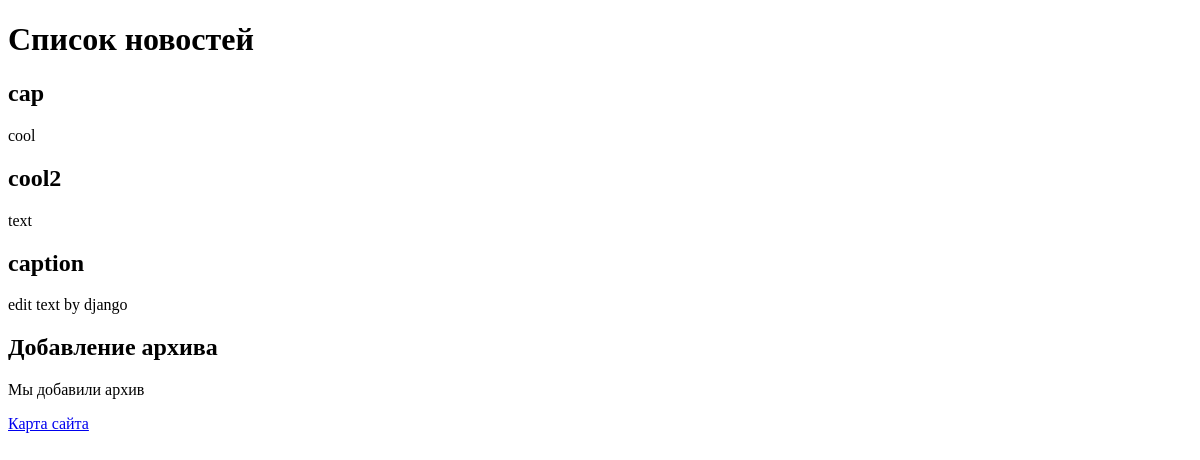
/, run on an earlier commit of the app's database.
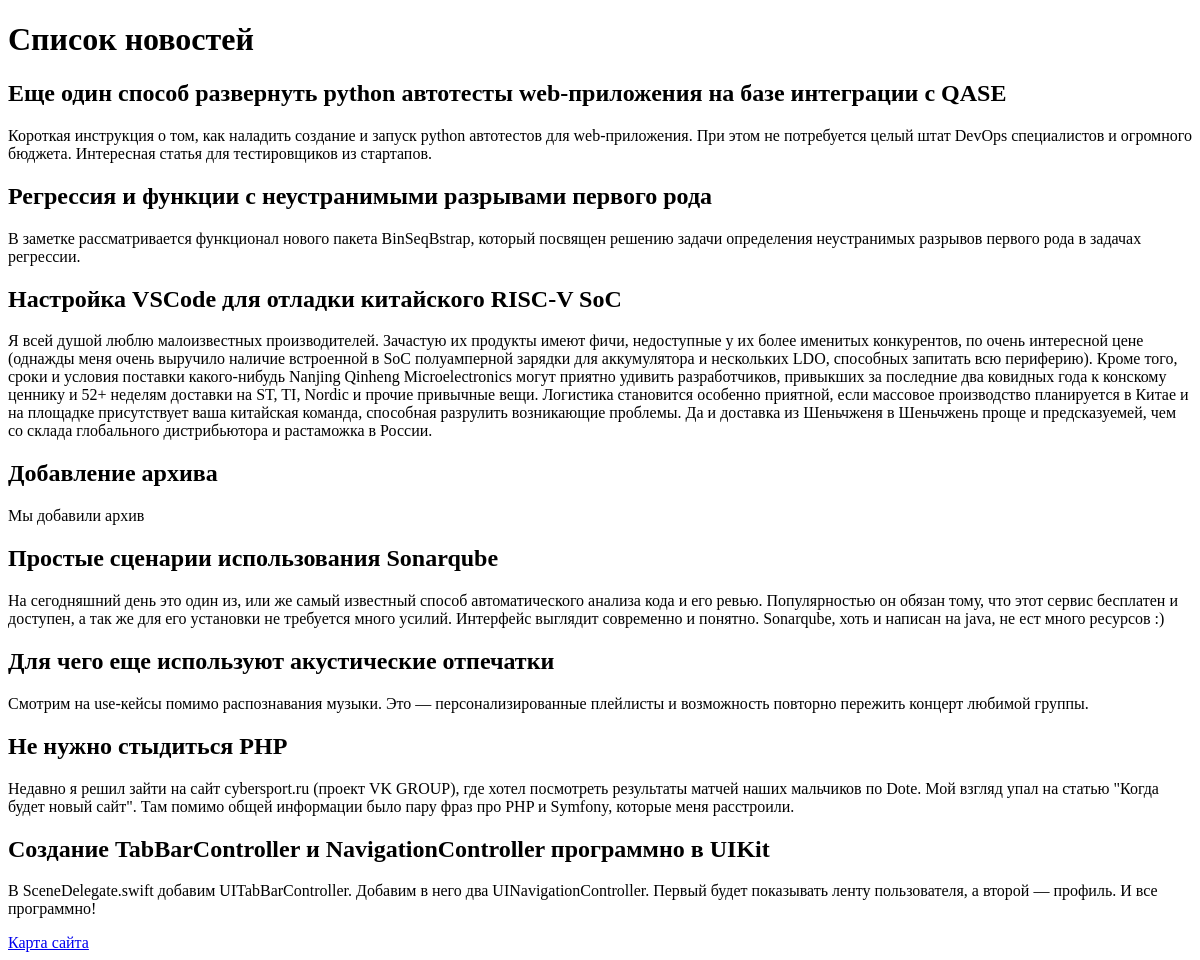
And on a later commit of the database.
### news/models.py (models this page shows)
class MyModel(models.Model):
    caption = models.CharField(max_length=100,verbose_name="Заголовок")
    text = models.TextField()
    created_at = models.DateTimeField(auto_now_add=True, verbose_name="Дата создания")
    updated_at = models.DateTimeField(auto_now=True, verbose_name="Обновленно")
    photo = models.ImageField(upload_to="media/%Y/%m/%d", blank=True)
    is_published = models.BooleanField(default=True, verbose_name="Опубликовано")
    def __str__(self):
        return self.caption
    class Meta:
        verbose_name = "Новость"
        verbose_name_plural = "Новости"
        ordering = ['id']

### news/views.py (the view)
# urls.py: path('', test),
def test(request):
    print(request)
    news = MyModel.objects.filter(is_published=True)
    context = {
        "news": news,
        "title": "Список новостей"
    }
    return render(request, "news/test.html", context)

### news/templates/news/test.html (shortened to what this page needs)
<!DOCTYPE html>
<html lang="en">
<head>
</head>
<body>
<h1>{{title}}</h1>
{%for i in news%}
<h2>{{i}}</h2>
<p>{{i.text}}</p>
{%endfor%}
<a href="/sitemap">Карта сайта</a>
</body>
</html>

What changed in the data, as far as the page shows it:
changed MyModel: caption "cap" → "Еще один способ развернуть python автотесты web-приложения на базе интеграции с QASE"; text "cool" → "Короткая инструкция о том, как наладить создание и запуск python автотестов для web-приложения. При этом не потребуется целый штат DevOps специалистов и огромного бюджета. Интересная статья для тестировщиков из стартапов."
changed MyModel: caption "cool2" → "Регрессия и функции с неустранимыми разрывами первого рода"; text "text" → "В заметке рассматривается функционал нового пакета BinSeqBstrap, который посвящен решению задачи определения неустранимых разрывов первого рода в задачах регрессии."
changed MyModel: caption "caption" → "Настройка VSCode для отладки китайского RISC-V SoC"; text "edit text by django" → "Я всей душой люблю малоизвестных производителей. Зачастую их продукты имеют фичи, недоступные у их более именитых конкурентов, по очень интересной цене (однажды меня очень выручило наличие встроенной в SoC полуамперной зарядки для аккумулятора и нескольких LDO, способных запитать всю периферию). Кроме того, сроки и условия поставки какого-нибудь Nanjing Qinheng Microelectronics могут приятно удивить разработчиков, привыкших за последние два ковидных года к конскому ценнику и 52+ неделям доставки на ST, TI, Nordic и прочие привычные вещи. Логистика становится особенно приятной, если массовое производство планируется в Китае и на площадке присутствует ваша китайская команда, способная…"
added MyModel: caption "Простые сценарии использования Sonarqube", text "На сегодняшний день это один из, или же самый известный способ автоматического анализа кода и его ревью. Популярностью он обязан тому, что этот сервис бесплатен и доступен, а так же для его установки не требуется много усилий. Интерфейс выглядит современно и понятно. Sonarqube, хоть и написан на java, не ест много ресурсов :)"
added MyModel: caption "Для чего еще используют акустические отпечатки", text "Смотрим на use-кейсы помимо распознавания музыки. Это — персонализированные плейлисты и возможность повторно пережить концерт любимой группы."
added MyModel: caption "Не нужно стыдиться PHP", text "Недавно я решил зайти на сайт cybersport.ru (проект VK GROUP), где хотел посмотреть результаты матчей наших мальчиков по Dote. Мой взгляд упал на статью \"Когда будет новый сайт\". Там помимо общей информации было пару фраз про PHP и Symfony, которые меня расстроили."
added MyModel: caption "Создание TabBarController и NavigationController программно в UIKit", text "В SceneDelegate.swift добавим UITabBarController. Добавим в него два UINavigationController. Первый будет показывать ленту пользователя, а второй — профиль. И все программно!"
